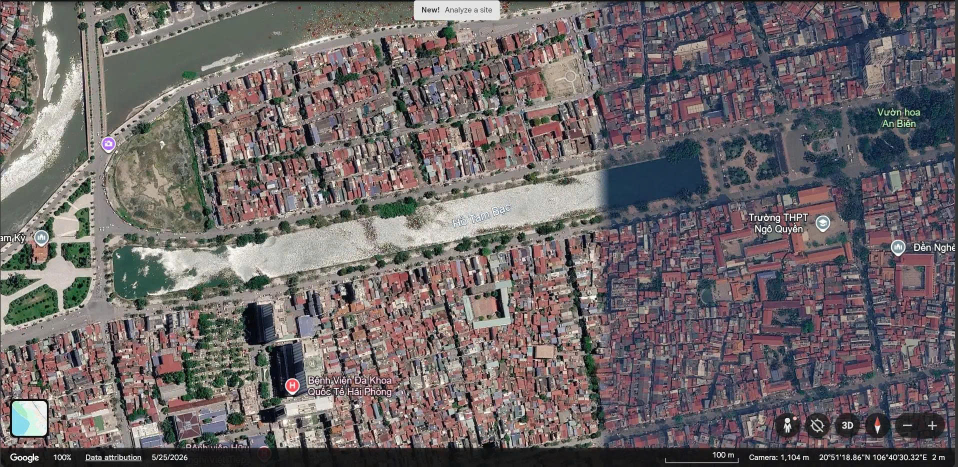
#> input picture audit/satellite/real_1.png, 1915 x 933 px, found by its file name (shown at 1/2 size); its folder holds 4 pictures in this run
$ python amontage.py ../../audit/satellite/real_1.png ../../audit/satellite/real_2.png
#> lines starting #> are read from the running program, lines starting #| are printed output that depends on the picture; pictures that were not available may be replaced by others from this repository, and a replacement may not be noted
import sys
from PIL import Image
SD, OUT = sys.argv[1], sys.argv[2]
ids = sys.argv[3:] or ['1','2','3','4','5','6','7','8']
TW=560
rows=[]
for i in ids:
    r = Image.open(f'C:/Users/Admin/hp-world/audit/satellite/real_{i}.png').convert('RGB')
#> r is the input picture: PIL image 1915x933 RGB; mean R, G, B 110.7, 102.8, 103.8
    r = r.crop((0,0,r.width, int(r.height*0.93)))
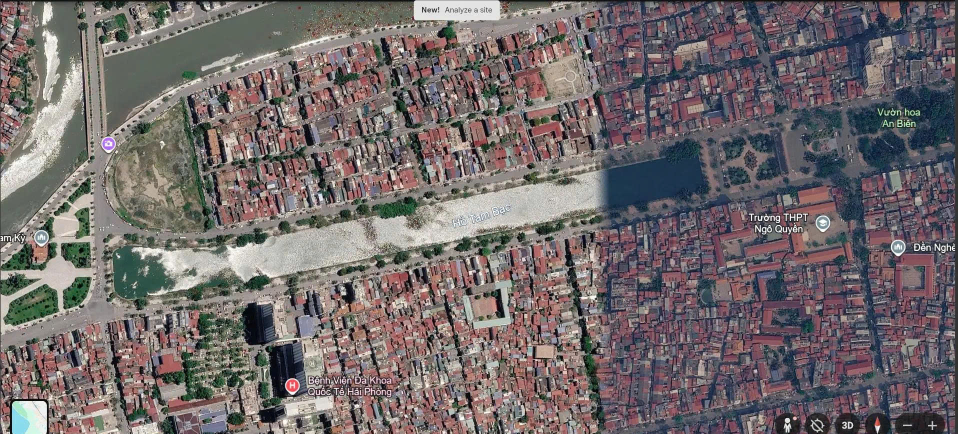
#> r: PIL image 1915x867 RGB (shown at 1/2 size); mean R, G, B 113.8, 105.8, 106.7
    g = Image.open(f'{SD}/game_{i}.png').convert('RGB')
    r = r.resize((TW, int(r.height*TW/r.width))); g = g.resize((TW, int(g.height*TW/g.width)))
#> after `r = r.resize((TW, int(r.height * TW / r.width)))`:
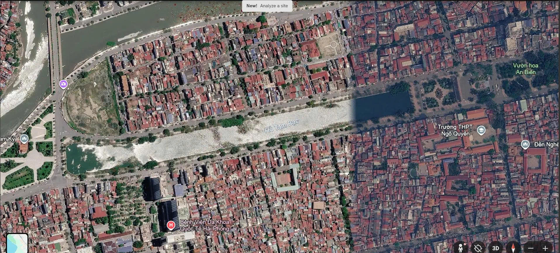
#> r: PIL image 560x253 RGB; mean R, G, B 113.9, 105.8, 106.7
#> after `g = g.resize((TW, int(g.height * TW / g.width)))`:
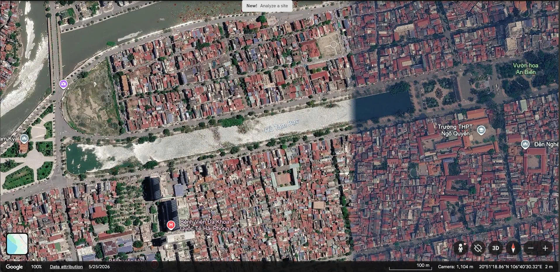
#> g: PIL image 560x272 RGB; mean R, G, B 110.7, 102.8, 103.8
    h = max(r.height, g.height)
#> h = 272
    t = Image.new('RGB', (TW*2+6, h), (255,255,255)); t.paste(r,(0,0)); t.paste(g,(TW+6,0)); rows.append(t)
#> after `t = Image.new('RGB', (TW * 2 + 6, h), (255, 255, 255))`: t: PIL image 1126x272 RGB; every value is 255
#> after `t.paste(r, (0, 0))`:
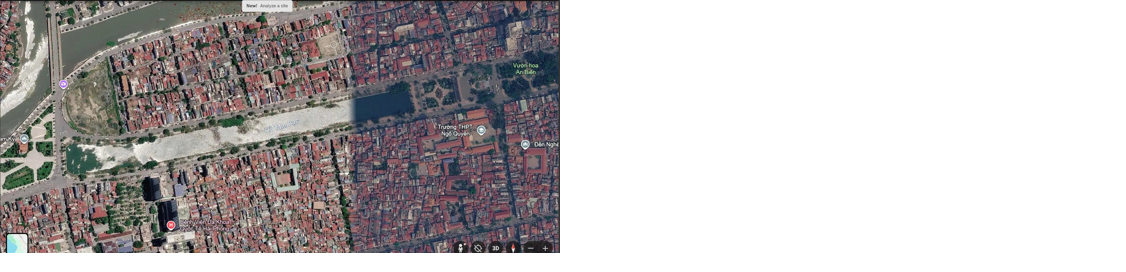
#> t: PIL image 1126x272 RGB; mean R, G, B 189.7, 186, 186.4
#> after `t.paste(g, (TW + 6, 0))`:
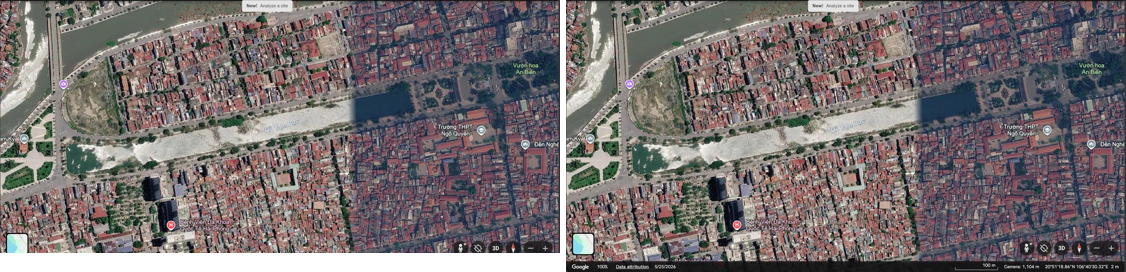
#> t: PIL image 1126x272 RGB; mean R, G, B 117.9, 110.3, 111.2
#> pass 2 of the loop `for i in ids:`:
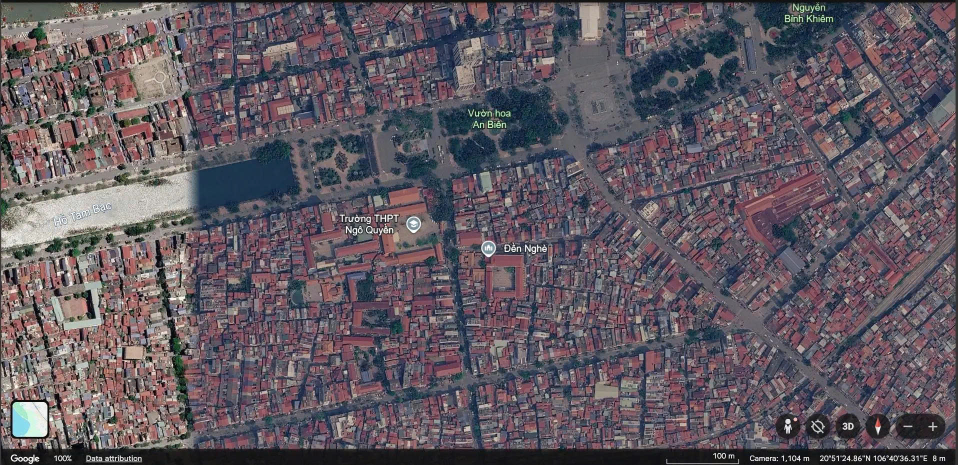
#> input picture audit/satellite/real_2.png, 1916 x 930 px, found by its file name (shown at 1/2 size)
#> r is the input picture: PIL image 1916x930 RGB; mean R, G, B 96.9, 88.2, 96.3
#> `r = r.resize((TW, int(r.height * TW / r.width)))`:
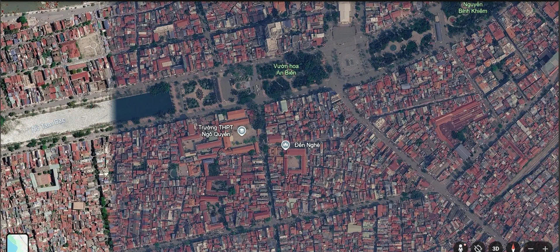
#> r: PIL image 560x252 RGB; mean R, G, B 99.1, 90.2, 98.6
#> g: PIL image 560x271 RGB
#> t: PIL image 1126x271 RGB; every value is 255
#> `t.paste(g, (TW + 6, 0))`:
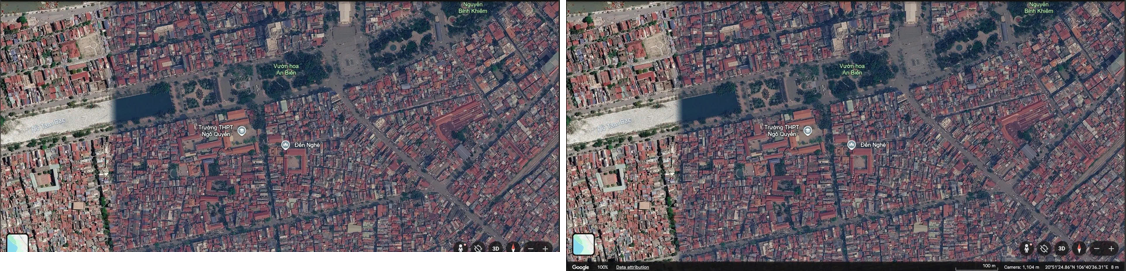
#> t: PIL image 1126x271 RGB; mean R, G, B 104.3, 95.9, 103.7
#> pass 3 of the loop `for i in ids:`:
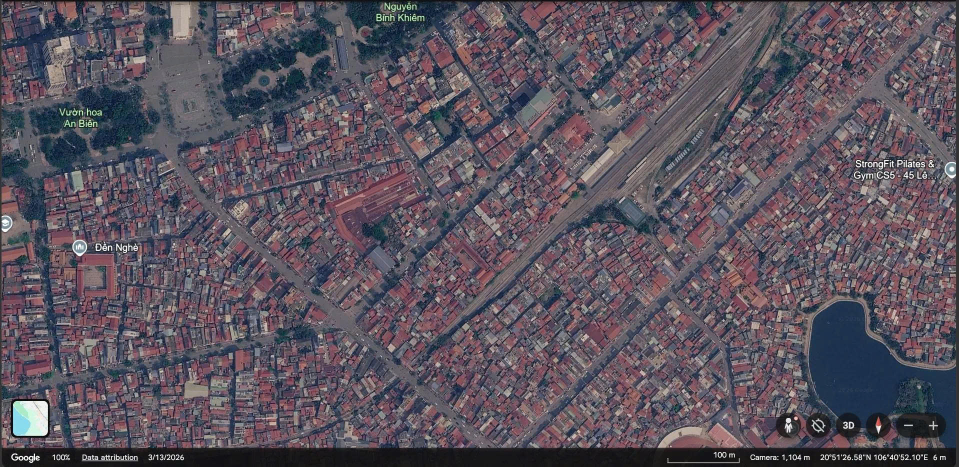
#> input picture audit/satellite/real_3.png, 1917 x 933 px, found by its file name (shown at 1/2 size)
#> r is the input picture: PIL image 1917x933 RGB; mean R, G, B 91.5, 83.2, 93.8
#> `r = r.resize((TW, int(r.height * TW / r.width)))`:
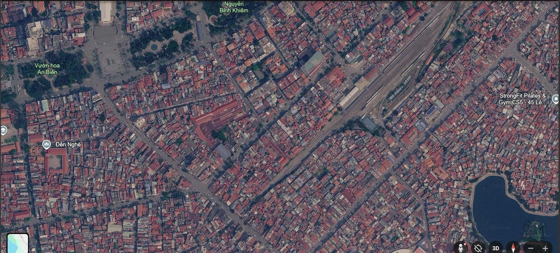
#> r: PIL image 560x253 RGB; mean R, G, B 93.6, 85.3, 96.2
#> `t.paste(g, (TW + 6, 0))`:
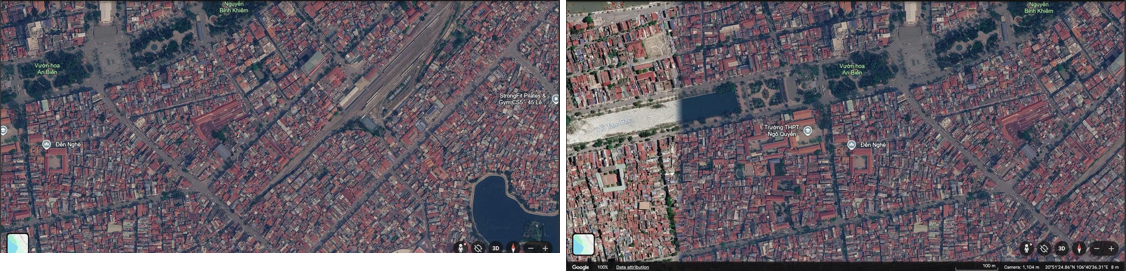
#> t: PIL image 1126x271 RGB; mean R, G, B 101.4, 93.3, 102.4
#> (the run stopped early here; a loop or call above may not have finished)
